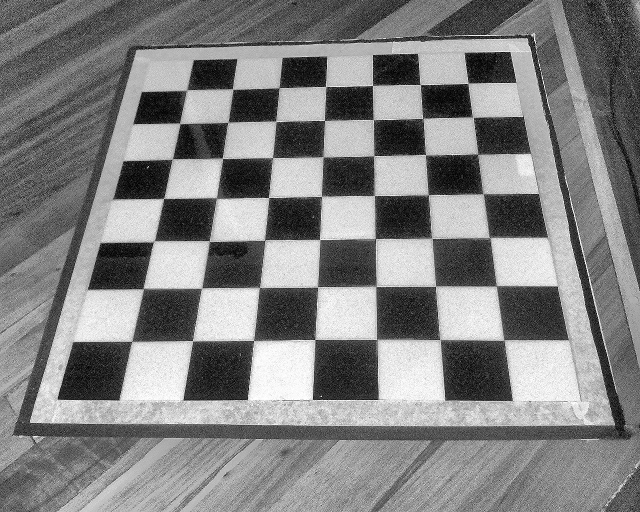
#> input picture tesis/test/01correccionluz.jpg, 1280 x 1024 px (shown at 1/2 size)
$ python -i encuadre3.py   (imports and definitions only)   (older library calls are emulated)
#> lines starting #> are read from the running program, lines starting #| are printed output that depends on the picture; after the words box and inside, x2 and y2 are one past the last pixel; in counts of white or black regions, pixels touching at a corner belong together
#> further down, picture is the input picture: shape (1024, 1280); min 0, max 255, mean 129.8
# LIBRERIAS
import numpy as np
import cv2
from time import sleep
import picamera
#FUNCIONES PROPIAS
# [7 lines left out: function correccion_luz, not called in this run]
def define_tablero(gray):
    gray=cv2.GaussianBlur(gray,(5,5),0)
    _, bin=cv2.threshold(gray,0,255,cv2.THRESH_BINARY+cv2.THRESH_OTSU)
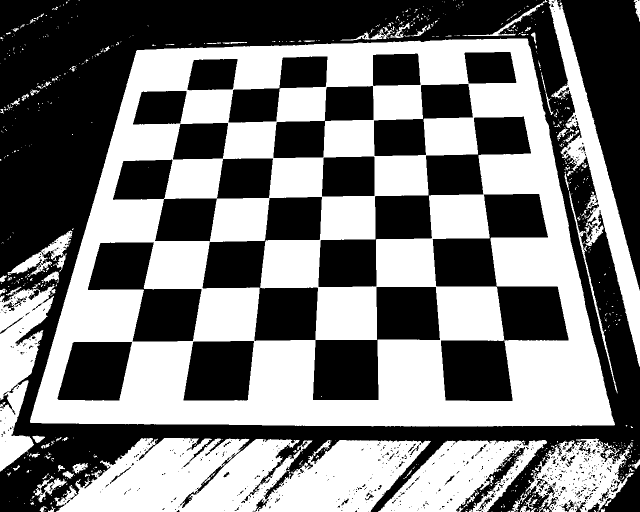
#> bin: shape (1024, 1280) (shown at 1/2 size); 47.9% white; 735 white regions (625 under 20 px), largest, box (x1, y1, x2, y2) and area: (60, 77, 1230, 853) 443093, (109, 876, 862, 1024) 79323, (1097, 0, 1280, 787) 27408
    M=np.amax(bin)
#> M = 255
    bin=cv2.dilate(bin,None)
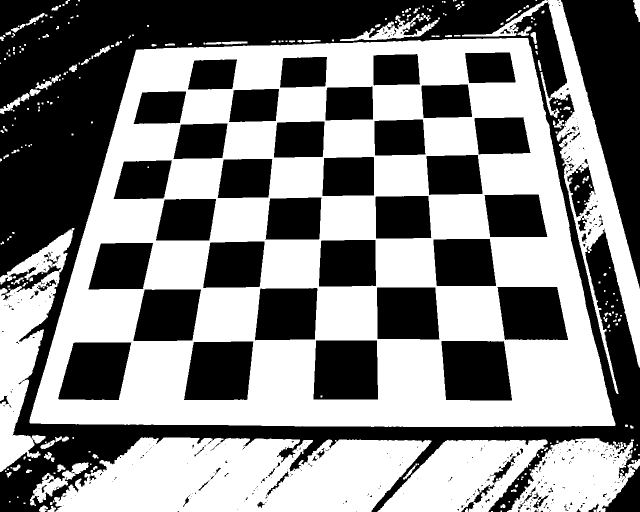
#> bin: shape (1024, 1280) (shown at 1/2 size); 52% white; 431 black regions (345 under 20 px), largest, box (x1, y1, x2, y2) and area: (0, 0, 1280, 1024) 281548, (1122, 0, 1280, 577) 44996, (883, 682, 1024, 801) 15223
    bin=M-bin
    bin=cv2.dilate(bin,None)
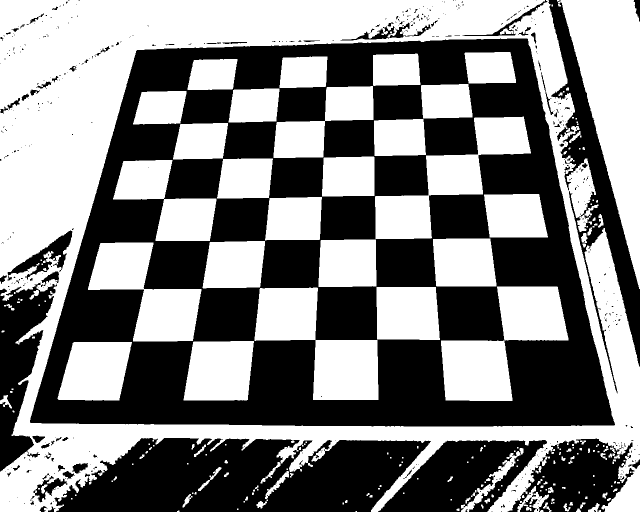
#> bin: shape (1024, 1280) (shown at 1/2 size); 51.3% white; 445 black regions (371 under 20 px), largest, box (x1, y1, x2, y2) and area: (60, 77, 1230, 853) 443199, (109, 876, 862, 1024) 82423, (1097, 0, 1280, 787) 29268
    bin=cv2.dilate(bin,None)
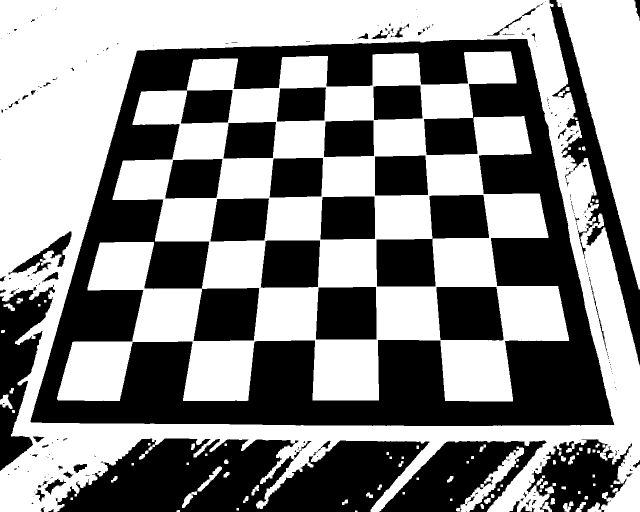
#> bin: shape (1024, 1280) (shown at 1/2 size); 54.5% white; 242 black regions (171 under 20 px), largest, box (x1, y1, x2, y2) and area: (61, 78, 1229, 852) 301844, (114, 877, 859, 1024) 77418, (758, 881, 1093, 1024) 24857
    bin=cv2.dilate(bin,None)
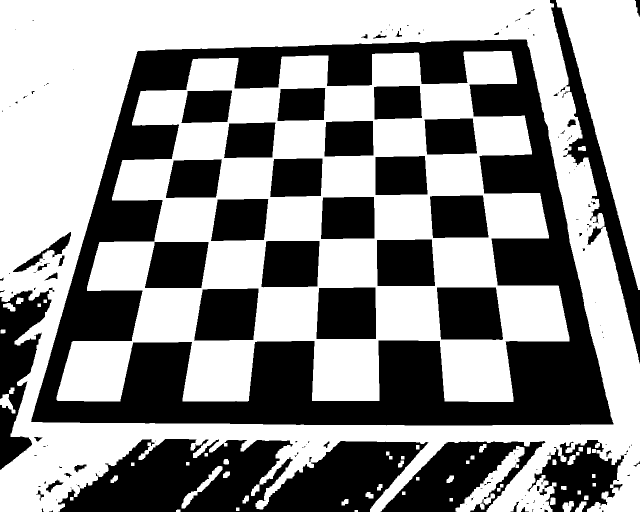
#> bin: shape (1024, 1280) (shown at 1/2 size); 57.1% white; 156 black regions (100 under 20 px), largest, box (x1, y1, x2, y2) and area: (62, 79, 1227, 851) 255842, (116, 878, 857, 1024) 73458, (761, 882, 1091, 1024) 22920
    bin=cv2.erode(bin,None)
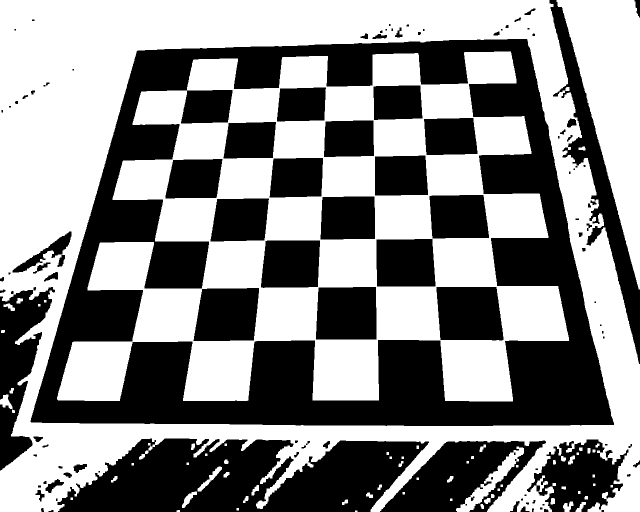
#> bin: shape (1024, 1280) (shown at 1/2 size); 54.7% white; 118 black regions (34 under 20 px), largest, box (x1, y1, x2, y2) and area: (61, 78, 1228, 852) 282257, (115, 877, 858, 1024) 77252, (760, 881, 1092, 1024) 24755
    M=np.amax(bin)
    bin1=M-bin
    return bin1;
# [64 lines left out: functions no_fondo, no_va, no_vaa, blob_coor, ordena, perspectiva, not called in this run]
#inicializacion de variables
# [1 line that did not run here, left out]
# [1 line that did not run here, left out]
# [1 line that did not run here, left out]
# [6 lines not run here, left out]
# [1 line that did not run here, left out]
# [1 line that did not run here, left out]
# [1 line that did not run here, left out]
# [1 line that did not run here, left out]
# [1 line that did not run here, left out]
# [1 line that did not run here, left out]
# [1 line that did not run here, left out]
# [1 line that did not run here, left out]
# [1 line that did not run here, left out]
# [1 line that did not run here, left out]
# [1 line that did not run here, left out]
# [2 lines not run here, left out]
# [1 line that did not run here, left out]
# [1 line not run here, left out]
# [1 line that did not run here, left out]
# [3 lines not run here, left out]
# [1 line that did not run here, left out]
# [3 lines not run here, left out]

>>> import cv2
>>> picture = cv2.imread('01correccionluz.jpg', cv2.IMREAD_GRAYSCALE)
>>> result = define_tablero(picture)
